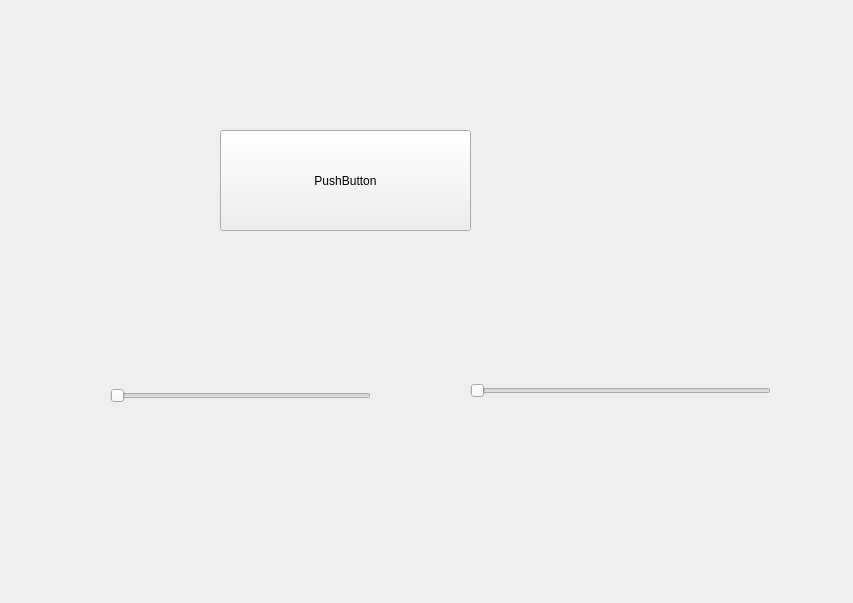
<?xml version="1.0" encoding="UTF-8"?>
<ui version="4.0">
 <class>MainWindow</class>
 <widget class="QMainWindow" name="MainWindow">
  <property name="geometry">
   <rect>
    <x>0</x>
    <y>0</y>
    <width>853</width>
    <height>603</height>
   </rect>
  </property>
  <property name="windowTitle">
   <string>MainWindow</string>
  </property>
  <widget class="QWidget" name="centralWidget">
   <widget class="QPushButton" name="pushButton">
    <property name="geometry">
     <rect>
      <x>220</x>
      <y>130</y>
      <width>251</width>
      <height>101</height>
     </rect>
    </property>
    <property name="text">
     <string>PushButton</string>
    </property>
   </widget>
   <widget class="QSlider" name="horizontalSlider">
    <property name="geometry">
     <rect>
      <x>110</x>
      <y>340</y>
      <width>261</width>
      <height>111</height>
     </rect>
    </property>
    <property name="orientation">
     <enum>Qt::Horizontal</enum>
    </property>
   </widget>
   <widget class="QSlider" name="horizontalSlider_2">
    <property name="geometry">
     <rect>
      <x>470</x>
      <y>340</y>
      <width>301</width>
      <height>101</height>
     </rect>
    </property>
    <property name="orientation">
     <enum>Qt::Horizontal</enum>
    </property>
   </widget>
  </widget>
 </widget>
 <layoutdefault spacing="6" margin="11"/>
 <resources/>
 <connections/>
</ui>
